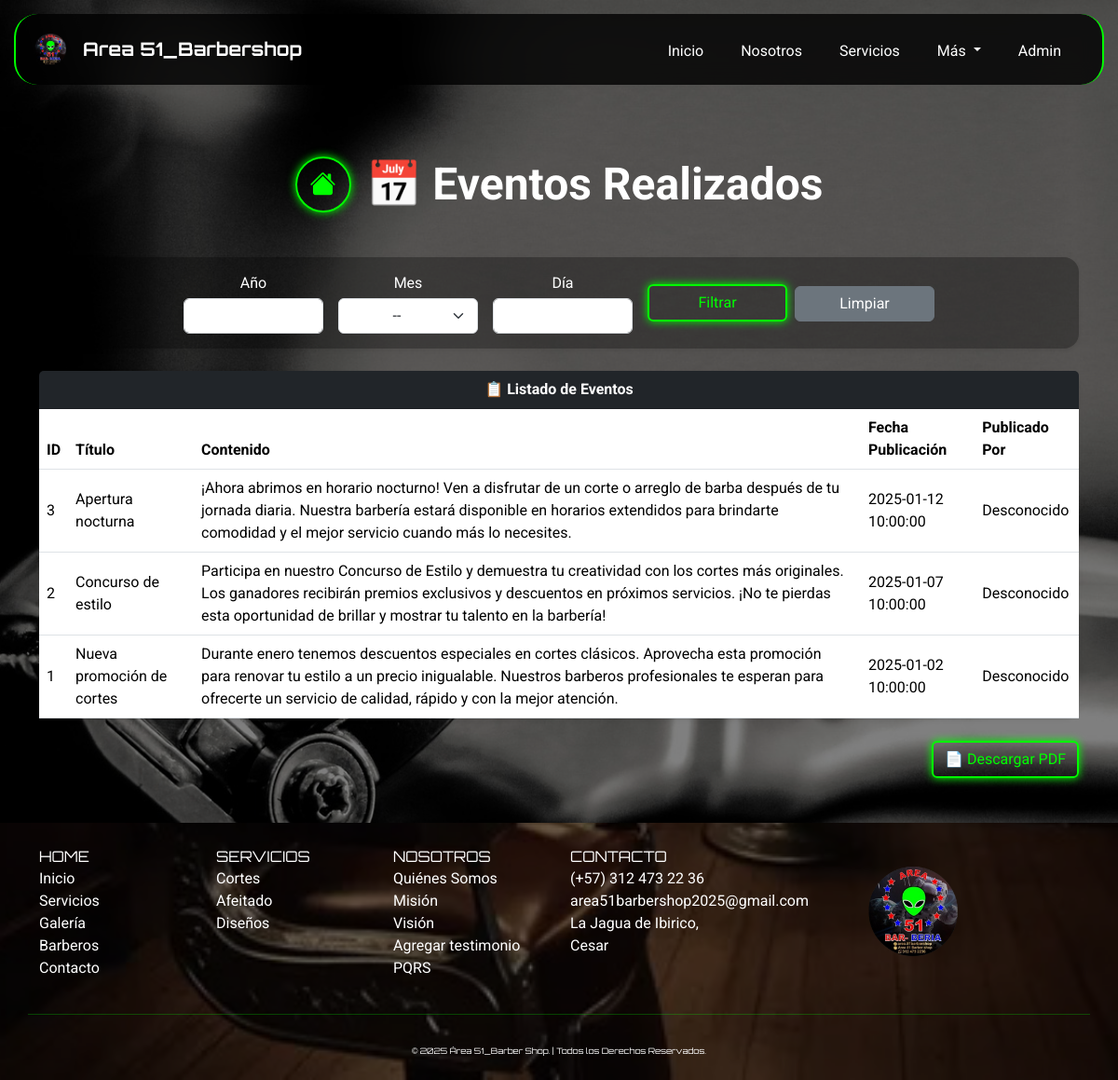
The app's page /index.php?page=reportes_eventos (signed in) with its own data.
### tables this page shows
CREATE TABLE `noticias` (
  `id_noticia` int(11) NOT NULL AUTO_INCREMENT,
  `titulo` varchar(200) NOT NULL,
  `contenido` text NOT NULL,
  `fecha_publicacion` timestamp NOT NULL DEFAULT current_timestamp(),
  `publicado_por` int(11) DEFAULT NULL,
  `estado` enum('activo','inactivo') DEFAULT 'activo',
  PRIMARY KEY (`id_noticia`),
  KEY `fk_noticias_publicado_por` (`publicado_por`),
  CONSTRAINT `fk_noticias_publicado_por` FOREIGN KEY (`publicado_por`) REFERENCES `administradores` (`id_admin`) ON DELETE SET NULL ON UPDATE CASCADE
);

### app/views/reportes/reportes_eventos.php (the view, shortened to what this page needs)
<?php
require_once __DIR__ . '/../../../config/database.php';
$anio = $_GET['anio'] ?? '';
$mes  = $_GET['mes'] ?? '';
$dia  = $_GET['dia'] ?? '';
$condiciones = [];
$params = [];
$where = $condiciones ? "WHERE " . implode(" AND ", $condiciones) : "";
$sqlEventos = "SELECT id_noticia, titulo, contenido, fecha_publicacion, publicado_por
               FROM noticias
               $where
               ORDER BY fecha_publicacion DESC";
$stmt = $db->prepare($sqlEventos);
$stmt->execute($params);
$eventos = $stmt->fetchAll(PDO::FETCH_ASSOC);
?>
<body>
    <div class="container py-5" style="margin-top:20px;">
        <div class="d-flex flex-column flex-md-row align-items-center justify-content-center gap-3 mb-5 text-center text-md-start" style="margin-top:100px;">
            <a href="index.php?page=reportes" class="btn btn-neon d-flex justify-content-center align-items-center rounded-circle mb-3 mb-md-0" style="width: 60px; height: 60px;">
                <i class="bi bi-house-fill fs-3"></i>
            </a>
            <h1 class="fw-bold display-5 text-white mb-0">📅 Eventos Realizados</h1>
        </div>
        <form method="GET" action="index.php" class="d-flex justify-content-center align-items-center gap-3 mb-4 shadow-sm border-0 rounded-4 p-3" style="background: rgba(0,0,0,0.3); flex-wrap: wrap;">
            <?php $ancho = '150px'; ?>
            <div class="d-flex flex-column align-items-center">
                <label class="form-label text-white mb-1">Año</label>
                <input type="number" name="anio" class="form-control text-center" style="width: <?= $ancho ?>;" value="<?= htmlspecialchars($anio) ?>">
            </div>
            <div class="d-flex flex-column align-items-center">
                <label class="form-label text-white mb-1">Mes</label>
                <select name="mes" class="form-select text-center" style="width: <?= $ancho ?>;">
                    <option value="">--</option>
                </select>
            </div>
            <div class="d-flex flex-column align-items-center">
                <label class="form-label text-white mb-1">Día</label>
                <input type="number" name="dia" min="1" max="31" class="form-control text-center" style="width: <?= $ancho ?>;" value="<?= htmlspecialchars($dia) ?>">
            </div>
            <div class="d-flex gap-2 align-items-end">
                <button type="submit" class="btn btn-neon" style="width: <?= $ancho ?>;">Filtrar</button>
                <a href="index.php?page=reportes_eventos" class="btn btn-secondary" style="width: <?= $ancho ?>;">Limpiar</a>
            </div>
        </form>
        <div class="card shadow-sm border-0 rounded-4 mb-4">
            <div class="card-header bg-dark text-white fw-bold text-center">
                📋 Listado de Eventos
            </div>
            <div class="card-body p-0">
                <div class="table-responsive">
                    <table class="table bg-dark table-hover align-middle mb-0">
                        <thead class="bg-dark">
                            <tr>
                                <th>ID</th>
                                <th>Título</th>
                                <th>Contenido</th>
                                <th>Fecha Publicación</th>
                                <th>Publicado Por</th>
                            </tr>
                        </thead>
                        <tbody>
                            <?php if (!empty($eventos)): ?>
                                <?php foreach ($eventos as $evento): ?>
                                    <tr>
                                        <td><?= $evento['id_noticia'] ?></td>
                                        <td><?= htmlspecialchars($evento['titulo']) ?></td>
                                        <td><?= htmlspecialchars($evento['contenido']) ?></td>
                                        <td><?= $evento['fecha_publicacion'] ?></td>
                                        <td><?= !empty($evento['publicado_por']) ? $evento['publicado_por'] : 'Desconocido' ?></td>
                                    </tr>
                                <?php endforeach; ?>
                            <?php else: ?>
                                <tr>
                                    <td colspan="5" class="text-center text-muted py-3">No hay eventos para el período seleccionado</td>
                                </tr>
                            <?php endif; ?>
                        </tbody>
                    </table>
                </div>
            </div>
        </div>
        <div class="d-flex justify-content-end">
            <a href="app/views/reportes/generar_pdf_eventos.php?anio=<?= urlencode($anio) ?>&mes=<?= urlencode($mes) ?>&dia=<?= urlencode($dia) ?>"
            target="_blank"
            class="btn btn-neon">
            📄 Descargar PDF
            </a>
        </div>
    </div>
<main>

### public/css/style.css (style rules this page uses)
body { background-image: url(../img/fondo_body.jpg); min-height: 100vh; background-size: cover; background-position: center; background-repeat: no-repeat; background-attachment: fixed; position: relative; font-family: 'Roboto', sans-serif; background-color: #000; color: #fff; margin: 0; padding: 0; width: 100%; align-items: center; justify-content: center; }
body::before { content: ''; position: fixed; top: 0; left: 0; width: 100%; height: 100%; background-color: rgba(0, 0, 0, 0.5); z-index: -1; }
html { scroll-behavior: smooth; width: 100%; }
.btn-neon { color: #00ff00; border: 2px solid #00ff00; background-color: transparent; box-shadow: 0 0 10px #00ff00; transition: all 0.3s ease; }
.card { width: 100%; background-color: rgba(255, 255, 255, 0.1); border: 1px solid #00ff00; transition: transform 0.3s, box-shadow 0.3s; border-radius: 25px; }

### records on screen
noticias: id_noticia "3", titulo "Apertura nocturna", contenido "¡Ahora abrimos en horario nocturno! Ven a disfrutar de un corte o arreglo de barba después de tu jornada diaria. Nuestra barbería estará disponible en horarios extendidos para brindarte comodidad y el mejor servicio cuando más lo necesites.", fecha_publicacion "2025-01-12 10:00:00", shows "Desconocido"
noticias: id_noticia "2", titulo "Concurso de estilo", contenido "Participa en nuestro Concurso de Estilo y demuestra tu creatividad con los cortes más originales. Los ganadores recibirán premios exclusivos y descuentos en próximos servicios. ¡No te pierdas esta oportunidad de brillar y mostrar tu talento en la barbería!", fecha_publicacion "2025-01-07 10:00:00", shows "Desconocido"
noticias: id_noticia "1", titulo "Nueva promoción de cortes", contenido "Durante enero tenemos descuentos especiales en cortes clásicos. Aprovecha esta promoción para renovar tu estilo a un precio inigualable. Nuestros barberos profesionales te esperan para ofrecerte un servicio de calidad, rápido y con la mejor atención.", fecha_publicacion "2025-01-02 10:00:00", shows "Desconocido"
